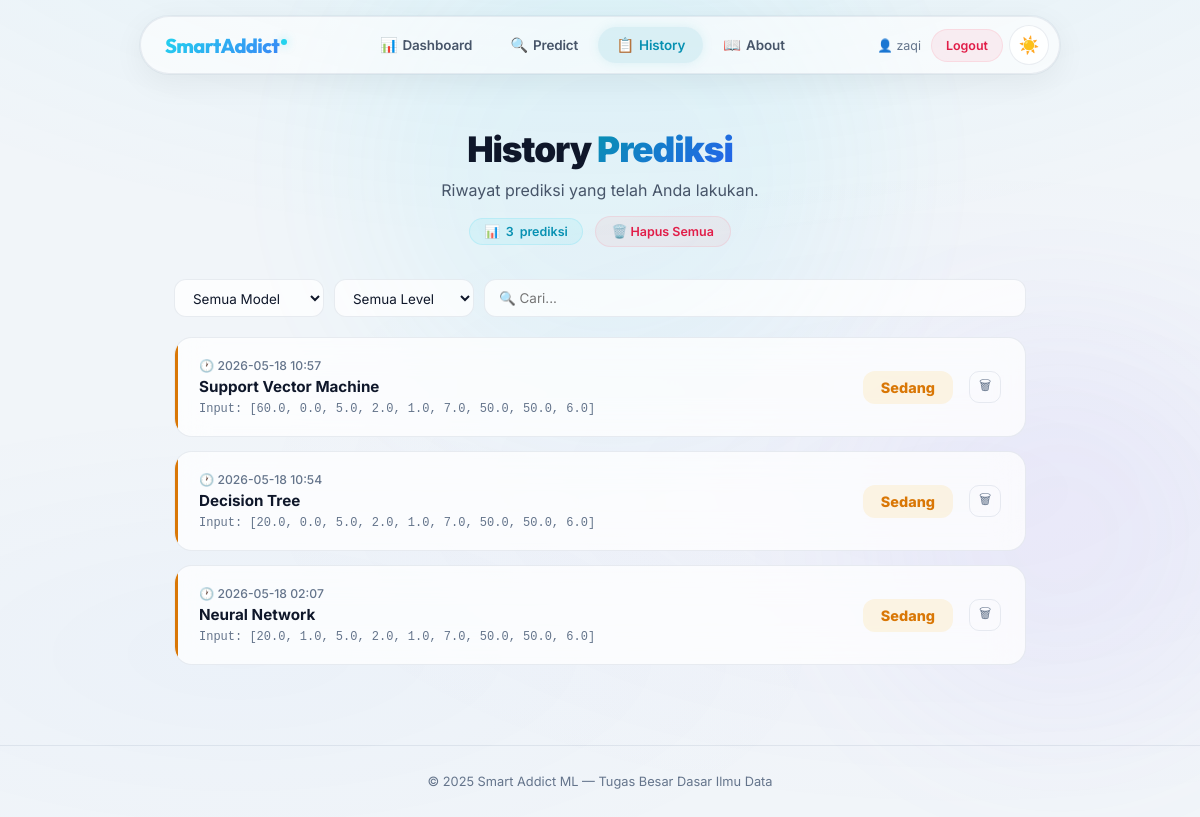
The app's page /history (signed in), older data.
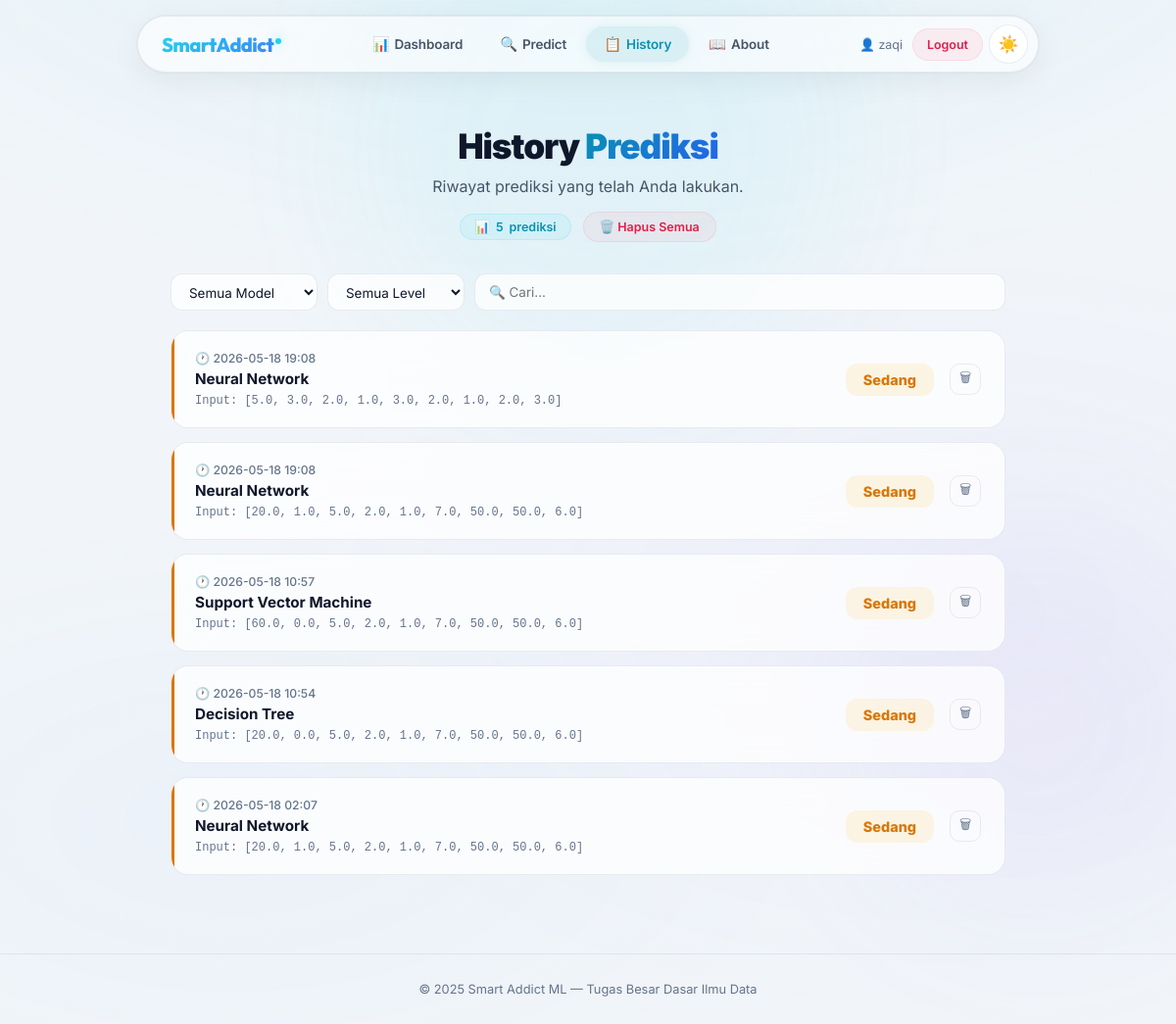
The same page, newer data.
### app.py (models this page shows, shortened)
class User(UserMixin, db.Model):
    id = db.Column(db.Integer, primary_key=True)
    username = db.Column(db.String(80), unique=True, nullable=False)
    password_hash = db.Column(db.String(200), nullable=False)
    role = db.Column(db.String(10), default='user')  # 'user' or 'admin'
    created_at = db.Column(db.DateTime, default=datetime.utcnow)
    predictions = db.relationship('Prediction', backref='user', lazy=True)
    @property
    def is_admin(self):
        return self.role == 'admin'

class Prediction(db.Model):
    id = db.Column(db.Integer, primary_key=True)
    user_id = db.Column(db.Integer, db.ForeignKey('user.id'), nullable=False)
    model_name = db.Column(db.String(50), nullable=False)
    input_values = db.Column(db.Text, nullable=False)  # JSON string
    result = db.Column(db.String(20), nullable=False)
    prediction_raw = db.Column(db.Integer, nullable=False)
    timestamp = db.Column(db.DateTime, default=datetime.utcnow)
    @property
    def input_list(self):
        return json.loads(self.input_values)

### app.py (the view)
@app.route("/history")
@login_required
def history_page():
    user_preds = Prediction.query.filter_by(user_id=current_user.id).order_by(Prediction.timestamp.desc()).all()
    return render_template("history.html", predictions=user_preds, active_page='history')

### app.py (called while the page is built)
@login_manager.user_loader
def load_user(user_id):
    return User.query.get(int(user_id))

### templates/history.html (shortened to what this page needs)
{% extends "base.html" %}
{% block content %}
<main class="content">
    <div class="page-header">
        <h1>History <span class="gradient-text">Prediksi</span></h1>
        <p>Riwayat prediksi yang telah Anda lakukan.</p>
        {% if predictions %}
        <div class="header-actions">
            <div class="count-badge">📊 <span id="visibleCount">{{ predictions|length }}</span> prediksi</div>
            <form method="post" action="{{ url_for('clear_my_history') }}" style="display:inline" onsubmit="return confirm('Yakin hapus semua history?')">
                <button type="submit" class="btn-danger">🗑️ Hapus Semua</button>
            </form>
        </div>
        {% endif %}
    </div>
    {% if predictions %}
    <div class="filter-bar">
        <select id="filterModel" onchange="applyFilters()">
            <option value="">Semua Model</option>
        </select>
        <select id="filterLevel" onchange="applyFilters()">
            <option value="">Semua Level</option>
        </select>
        <input type="text" id="filterSearch" placeholder="🔍 Cari..." oninput="applyFilters()">
    </div>
    <div class="history-list" id="historyList">
        {% for entry in predictions %}
        {% set level_class = 'level-rendah' if entry.result == 'Rendah' else ('level-sedang' if entry.result == 'Sedang' else 'level-tinggi') %}
        <div class="history-card {{ level_class }}" style="animation-delay: {{ loop.index0 * 0.05 }}s" data-model="{{ entry.model_name }}" data-level="{{ entry.result }}" data-text="{{ entry.model_name }} {{ entry.result }} {{ entry.timestamp }}">
            <div class="history-meta">
                <div class="history-timestamp">🕐 {{ entry.timestamp.strftime('%Y-%m-%d %H:%M') }}</div>
                <div class="history-model">{{ entry.model_name }}</div>
                <div class="history-input">Input: {{ entry.input_list }}</div>
            </div>
            <div class="result-badge {{ level_class }}">{{ entry.result }}</div>
            <form method="post" action="{{ url_for('delete_prediction', pred_id=entry.id) }}" onsubmit="return confirm('Hapus entry ini?')">
                <button type="submit" class="delete-btn" title="Hapus">🗑</button>
            </form>
        </div>
        {% endfor %}
    </div>
    {% endif %}
</main>
{% endblock %}

### templates/base.html (shortened to what this page needs)
<!doctype html>
<html lang="id" data-theme="light">
<head>
</head>
<body>
    <div class="bg-mesh"></div>
    <div class="orb orb-1"></div>
    <div class="orb orb-2"></div>
    <div class="navbar-wrap">
        <nav class="navbar">
            <a href="{{ url_for('dashboard') }}" class="logo" style="text-decoration:none">SmartAddict<span class="logo-dot"></span></a>
            <div class="nav-center">
                {% if current_user.is_authenticated and current_user.is_admin %}
                <a href="{{ url_for('admin_dashboard') }}" {% if active_page == 'admin_dashboard' %}class="active"{% endif %}><span class="nav-icon">🛡️</span>Admin</a>
                <a href="{{ url_for('admin_history') }}" {% if active_page == 'admin_history' %}class="active"{% endif %}><span class="nav-icon">📋</span>History</a>
                <a href="{{ url_for('admin_users') }}" {% if active_page == 'admin_users' %}class="active"{% endif %}><span class="nav-icon">👥</span>Users</a>
                <a href="{{ url_for('about') }}" {% if active_page == 'about' %}class="active"{% endif %}><span class="nav-icon">📖</span>About</a>
                {% elif current_user.is_authenticated %}
                <a href="{{ url_for('dashboard') }}" {% if active_page == 'dashboard' %}class="active"{% endif %}><span class="nav-icon">📊</span>Dashboard</a>
                <a href="{{ url_for('predict') }}" {% if active_page == 'predict' %}class="active"{% endif %}><span class="nav-icon">🔍</span>Predict</a>
                <a href="{{ url_for('history_page') }}" {% if active_page == 'history' %}class="active"{% endif %}><span class="nav-icon">📋</span>History</a>
                <a href="{{ url_for('about') }}" {% if active_page == 'about' %}class="active"{% endif %}><span class="nav-icon">📖</span>About</a>
                {% else %}
                <a href="{{ url_for('dashboard') }}" {% if active_page == 'dashboard' %}class="active"{% endif %}><span class="nav-icon">📊</span>Dashboard</a>
                <a href="{{ url_for('about') }}" {% if active_page == 'about' %}class="active"{% endif %}><span class="nav-icon">📖</span>About</a>
                {% endif %}
            </div>
            <div class="nav-actions">
                {% if current_user.is_authenticated %}
                <span style="font-size:0.78rem;color:var(--text-muted);margin-right:4px">👤 {{ current_user.username }}</span>
                <a href="{{ url_for('logout') }}" style="text-decoration:none;padding:8px 14px;border-radius:50px;font-size:0.78rem;font-weight:600;background:rgba(251,113,133,0.1);color:var(--accent-rose);border:1px solid rgba(251,113,133,0.15);transition:all 0.3s ease" onmouseover="this.style.background='rgba(251,113,133,0.2)'" onmouseout="this.style.background='rgba(251,113,133,0.1)'">Logout</a>
                {% endif %}
                <button class="theme-toggle" id="themeToggle" onclick="toggleTheme()" title="Toggle tema">
                    <span id="themeIcon">🌙</span>
                </button>
            </div>
        </nav>
    </div>
    <div class="nav-spacer"></div>
    {% block content %}{% endblock %}
    {% block footer %}
    <footer class="footer">
        <p>© 2025 Smart Addict ML — Tugas Besar Dasar Ilmu Data</p>
    </footer>
    {% endblock %}
</body>
</html>

### templates/history.html (style rules this page uses)
.content { position: relative; z-index: 1; max-width: 900px; margin: 0 auto; padding: 48px 24px 80px; }
.page-header { text-align: center; margin-bottom: 32px; animation: fadeInUp 0.5s ease forwards; }
.page-header h1 { font-size: 2.2rem; font-weight: 900; letter-spacing: -0.03em; margin-bottom: 10px; }
.page-header p { color: var(--text-secondary); font-size: 1rem; }
.header-actions { display: flex; align-items: center; justify-content: center; gap: 12px; margin-top: 16px; flex-wrap: wrap; }
.count-badge { display: inline-flex; align-items: center; gap: 6px; padding: 5px 14px; border-radius: 50px; font-size: 0.78rem; font-weight: 600; background: rgba(34, 211, 238, 0.08); border: 1px solid rgba(34, 211, 238, 0.15); color: var(--accent-cyan); }
.btn-danger { display: inline-flex; align-items: center; gap: 6px; padding: 7px 16px; border-radius: 50px; font-size: 0.78rem; font-weight: 600; background: rgba(251, 113, 133, 0.08); border: 1px solid rgba(251, 113, 133, 0.15); color: var(--accent-rose); cursor: pointer; font-family: inherit; transition: all 0.25s ease; }
.history-list { display: grid; gap: 14px; }
.history-card { padding: 20px 24px; border-radius: 18px; background: var(--bg-card); border: 1px solid var(--border-card); backdrop-filter: blur(16px); transition: all 0.35s ease; display: grid; grid-template-columns: 1fr auto auto; gap: 16px; align-items: center; animation: fadeInUp 0.4s ease forwards; opacity: 0; position: relative; overflow: hidden; }
.history-card::before { content: ''; position: absolute; left: 0; top: 0; bottom: 0; width: 3px; border-radius: 18px 0 0 18px; }
.history-card.level-sedang::before { background: var(--accent-amber); }
.history-meta { display: flex; flex-direction: column; gap: 4px; }
.history-timestamp { font-size: 0.76rem; color: var(--text-muted); font-weight: 500; }
.history-model { font-size: 0.95rem; font-weight: 700; }
.history-input { font-size: 0.75rem; color: var(--text-muted); margin-top: 2px; font-family: 'Courier New', monospace; word-break: break-all; }
.result-badge { padding: 8px 18px; border-radius: 12px; font-size: 0.9rem; font-weight: 800; text-align: center; }
.result-badge.level-sedang { background: rgba(251, 191, 36, 0.12); color: var(--accent-amber); }
.delete-btn { width: 32px; height: 32px; border-radius: 10px; border: 1px solid var(--border-card); background: transparent; color: var(--text-muted); cursor: pointer; display: flex; align-items: center; justify-content: center; font-size: 0.85rem; transition: all 0.25s ease; }
.filter-bar { display: flex; gap: 10px; flex-wrap: wrap; margin-bottom: 20px; animation: fadeInUp 0.4s ease 0.1s forwards; opacity: 0; }
.filter-bar select, .filter-bar input { padding: 9px 14px; border-radius: 12px; font-size: 0.84rem; font-family: inherit; background: var(--bg-card); border: 1px solid var(--border-card); color: var(--text-primary); outline: none; transition: all 0.25s ease; backdrop-filter: blur(10px); }
.filter-bar input { flex: 1; min-width: 180px; }
.filter-bar select { min-width: 140px; }
.filter-bar select option { background: var(--bg-primary); }

Row changes from the older to the newer data that the page shows:
added Prediction: timestamp "2026-05-18 19:08", model_name "Neural Network", input_list "[5.0, 3.0, 2.0, 1.0, 3.0, 2.0, 1.0, 2.0, 3.0]", result "Sedang"
added Prediction: timestamp "2026-05-18 19:08", model_name "Neural Network", input_list "[20.0, 1.0, 5.0, 2.0, 1.0, 7.0, 50.0, 50.0, 6.0]", result "Sedang"
Text that changed along with them:
{{ predictions|length }}: "3" → "5"
